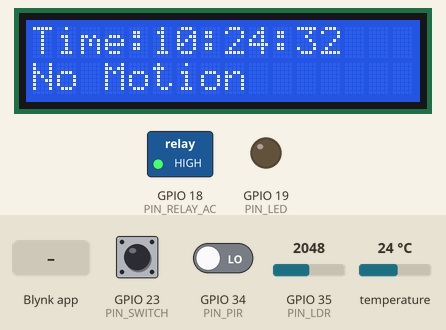
This sketch was run on a simulated ESP32. Parts: 16×2 character LCD, switched loads named in the sketch (green lamp = pin HIGH), output pins drawn as LEDs (lit = HIGH). Inputs (shaded band) come from the test bench; at power-on: GPIO 34 (PIN_PIR) LOW, temperature 24 °C, GPIO 23 (PIN_SWITCH) HIGH, GPIO 35 (PIN_LDR) = 2048. WiFi joins after 1.5 s; servers stay silent unless stated; the local clock reads 2024-03-15 10:24:30 at power-on unless the sketch sets it; EEPROM starts erased.

Above: at 3.0 s.
3.1 s: GPIO 34 (PIN_PIR) driven HIGH
At 5.1 s:
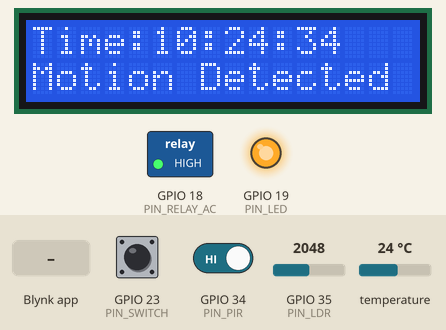
7.1 s: temperature set to 27.5 °C
8.8 s: temperature set to 28.7 °C
At 10.1 s:
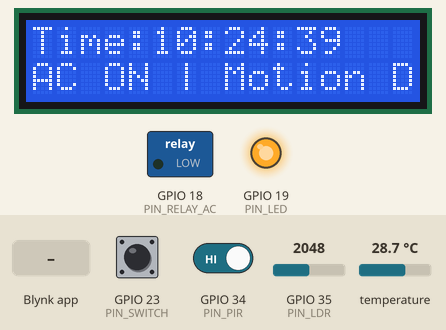
12.8 s: GPIO 23 (PIN_SWITCH) pulled LOW for 0.15 s
At 13.16 s:
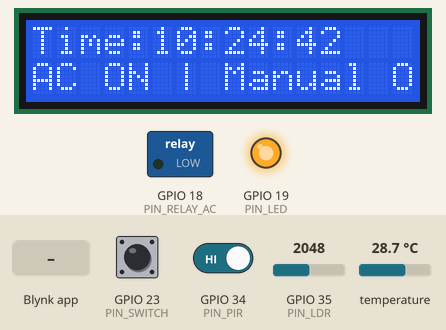
14.9 s: Blynk app writes 1 to V0
At 16.7 s:
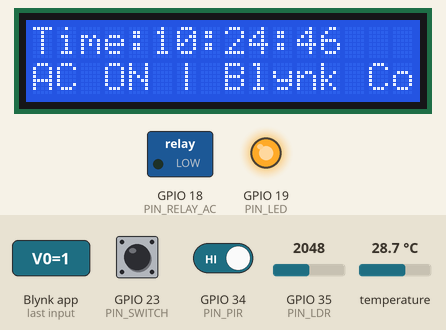
18.9 s: GPIO 34 (PIN_PIR) driven LOW
At 20.9 s:
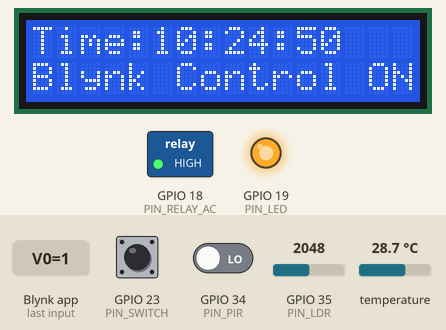
Timing chart, 0 to 22.4 s (numbered marks = the images above; inputs shaded):
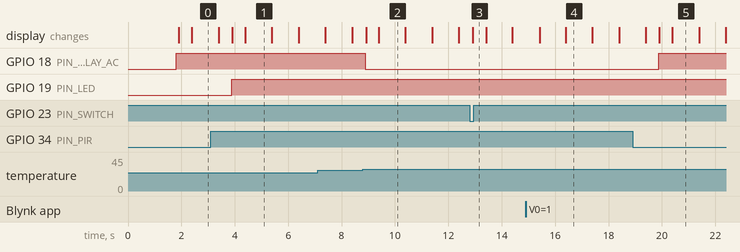

The sketch:

Code.ino
```cpp
// ==== [Blynk IoT Configuration] ====
#define BLYNK_TEMPLATE_ID "TMPL66mF_yaYl"
#define BLYNK_TEMPLATE_NAME "WOWKI"
#define BLYNK_DEVICE_NAME "Smart lightning"
#define BLYNK_AUTH_TOKEN  "YourTokenHere"

// ==== [Library Inclusions] ====
#include <TaskScheduler.h>
#include <WiFi.h>
#include <WiFiClient.h>
#include <BlynkSimpleEsp32.h>
#include <Wire.h>
#include "DHTesp.h"
#include "RTClib.h"
#include <LiquidCrystal_I2C.h>
#include "esp_sleep.h"
#include <EEPROM.h>
#include <Arduino.h>  // for crc32 if needed

// ==== [WiFi Credentials] ====
const char ssid[] = "YourSSID";
const char pass[] = "YourPass";

// ==== [Pin Configuration] ====
constexpr int PIN_DHT22 = 32;
constexpr int PIN_PIR = 34;
constexpr int PIN_LDR = 35;
constexpr int PIN_LED = 19;
constexpr int PIN_SWITCH = 23;
constexpr int PIN_RELAY_AC = 18;

// ==== [Constants] ====
constexpr int BRIGHTNESS_THRESHOLD = 170;
constexpr float TEMP_HIGH = 28.0;
constexpr float TEMP_LOW = 24.0;
constexpr uint64_t SLEEP_DURATION_US = 3000000ULL; // 3 seconds

// ==== [EEPROM Config] ====
constexpr int EEPROM_SIZE = 64;
constexpr uint8_t EEPROM_VERSION = 1;
constexpr int EEPROM_ADDR_SETTINGS = 0;

// ==== [Persistent Settings Struct] ====
struct Settings {
  uint8_t version;
  bool blynkLightOverride;
  bool blynkACOverride;
  uint32_t crc32; // checksum for data integrity

  // Compute CRC32 of struct except crc32 itself
  uint32_t computeCRC() const {
    // Simple crc32 implementation (Arduino built-in CRC32 can be used)
    const uint8_t* data = reinterpret_cast<const uint8_t*>(this);
    uint32_t crc = 0xFFFFFFFF;
    for (size_t i = 0; i < sizeof(Settings) - sizeof(crc32); ++i) {
      crc ^= data[i];
      for (int j = 0; j < 8; j++) {
        if (crc & 1) crc = (crc >> 1) ^ 0xEDB88320;
        else crc >>= 1;
      }
    }
    return ~crc;
  }
};

// ==== [Global Variables] ====
Settings settings;
LiquidCrystal_I2C lcd(0x27, 16, 2);
RTC_DS3231 rtc;
DHTesp dhtSensor;

bool motionDetected = false;
bool acRelayState = false;
enum DisplayState { DISPLAY_MANUAL, DISPLAY_BLYNK, DISPLAY_MOTION, DISPLAY_NO_MOTION, DISPLAY_BRIGHT };
DisplayState currentDisplayState = DISPLAY_NO_MOTION;
String lastLCDMessage = "";

// ==== [Task Prototypes] ====
void taskBlynkRun();
void taskUpdateSensors();
void taskUpdateOutputs();
void taskSleepCheck();

// ==== [TaskScheduler Setup] ====
Scheduler runner;
Task taskBlynk(10, TASK_FOREVER, taskBlynkRun);
Task taskSensors(1000, TASK_FOREVER, taskUpdateSensors);
Task taskOutputs(500, TASK_FOREVER, taskUpdateOutputs);
Task taskSleep(60000, TASK_FOREVER, taskSleepCheck);

// ==== [Helper Function Prototypes] ====
void loadSettings();
void saveSettings();
void applySettings();
void updateLED();
void updateAC(float temperature);
void updateLCD(const DateTime& now);
void displayTime(const DateTime& now);

// ==== [Blynk Virtual Pin Handlers] ====
BLYNK_WRITE(V0) {
  bool val = param.asInt();
  if (settings.blynkLightOverride != val) {
    settings.blynkLightOverride = val;
    saveSettings();
  }
}

BLYNK_WRITE(V1) {
  bool val = param.asInt();
  if (settings.blynkACOverride != val) {
    settings.blynkACOverride = val;
    if (!val) {
      acRelayState = false;
      digitalWrite(PIN_RELAY_AC, HIGH);
    }
    saveSettings();
  }
}

// ==== [Setup] ====
void setup() {
  EEPROM.begin(EEPROM_SIZE);
  loadSettings();

  Blynk.begin(BLYNK_AUTH_TOKEN, ssid, pass);

  pinMode(PIN_PIR, INPUT);
  pinMode(PIN_DHT22, INPUT);
  pinMode(PIN_LDR, INPUT);
  pinMode(PIN_SWITCH, INPUT_PULLUP);
  pinMode(PIN_RELAY_AC, OUTPUT);
  pinMode(PIN_LED, OUTPUT);

  digitalWrite(PIN_RELAY_AC, HIGH); // Relay OFF initially

  dhtSensor.setup(PIN_DHT22, DHTesp::DHT22);
  lcd.init();
  lcd.backlight();
  Wire.begin();

  if (!rtc.begin()) {
    lcd.print("RTC not found!");
    while (true);
  }
  if (rtc.lostPower()) {
    lcd.print("RTC Reset...");
    rtc.adjust(DateTime(2025, 8, 1, 16, 0, 0));
    delay(2000);
  }
  lcd.clear();

  applySettings();

  runner.init();
  runner.addTask(taskBlynk);
  runner.addTask(taskSensors);
  runner.addTask(taskOutputs);
  runner.addTask(taskSleep);

  taskBlynk.enable();
  taskSensors.enable();
  taskOutputs.enable();
  taskSleep.enable();
}

// ==== [Main Loop] ====
void loop() {
  runner.execute();
}

// ==== [Task Implementations] ====
void taskBlynkRun() {
  Blynk.run();
}

void taskUpdateSensors() {
  motionDetected = (digitalRead(PIN_PIR) == HIGH);
}

void taskUpdateOutputs() {
  DateTime now = rtc.now();
  bool manualOverride = (digitalRead(PIN_SWITCH) == LOW);
  bool isBright = (analogRead(PIN_LDR) < BRIGHTNESS_THRESHOLD);
  float temperature = dhtSensor.getTemperature();

  // Update LED
  updateLED();

  // Update AC
  if (settings.blynkACOverride) {
    digitalWrite(PIN_RELAY_AC, LOW);
    acRelayState = true;
  } else {
    updateAC(temperature);
  }

  // Determine display state
  if (manualOverride) currentDisplayState = DISPLAY_MANUAL;
  else if (settings.blynkLightOverride) currentDisplayState = DISPLAY_BLYNK;
  else if (motionDetected) currentDisplayState = DISPLAY_MOTION;
  else if (isBright) currentDisplayState = DISPLAY_BRIGHT;
  else currentDisplayState = DISPLAY_NO_MOTION;

  updateLCD(now);
}

void taskSleepCheck() {
  DateTime now = rtc.now();
  if (now.hour() < 6 || now.hour() > 23) {
    esp_sleep_enable_timer_wakeup(SLEEP_DURATION_US);
    esp_light_sleep_start();
  }
}

// ==== [Helper Functions] ====
void loadSettings() {
  EEPROM.get(EEPROM_ADDR_SETTINGS, settings);
  if (settings.version != EEPROM_VERSION || settings.computeCRC() != settings.crc32) {
    // Invalid or uninitialized EEPROM, load defaults
    settings.version = EEPROM_VERSION;
    settings.blynkLightOverride = false;
    settings.blynkACOverride = false;
    saveSettings();
  }
}

void saveSettings() {
  settings.crc32 = settings.computeCRC();
  EEPROM.put(EEPROM_ADDR_SETTINGS, settings);
  EEPROM.commit();
}

void applySettings() {
  if (settings.blynkLightOverride) digitalWrite(PIN_LED, HIGH);
  else digitalWrite(PIN_LED, LOW);

  if (settings.blynkACOverride) {
    digitalWrite(PIN_RELAY_AC, LOW);
    acRelayState = true;
  } else {
    digitalWrite(PIN_RELAY_AC, HIGH);
    acRelayState = false;
  }
}

void updateLED() {
  bool manualOverride = (digitalRead(PIN_SWITCH) == LOW);
  bool isBright = (analogRead(PIN_LDR) < BRIGHTNESS_THRESHOLD);

  if (settings.blynkLightOverride || manualOverride || (!isBright && motionDetected)) {
    digitalWrite(PIN_LED, HIGH);
  } else {
    digitalWrite(PIN_LED, LOW);
  }
}

void updateAC(float temperature) {
  if (motionDetected && !acRelayState && temperature > TEMP_HIGH) {
    acRelayState = true;
    digitalWrite(PIN_RELAY_AC, LOW);
  } else if (acRelayState && (temperature < TEMP_LOW || !motionDetected)) {
    acRelayState = false;
    digitalWrite(PIN_RELAY_AC, HIGH);
  }
}

void updateLCD(const DateTime& now) {
  displayTime(now);

  String status;
  switch (currentDisplayState) {
    case DISPLAY_MANUAL: status = "Manual Override "; break;
    case DISPLAY_BLYNK: status = "Blynk Control ON"; break;
    case DISPLAY_MOTION: status = "Motion Detected "; break;
    case DISPLAY_NO_MOTION: status = "No Motion      "; break;
    case DISPLAY_BRIGHT: status = "Room is Bright "; break;
  }
  if (acRelayState) status = "AC ON | " + status;

  if (status != lastLCDMessage) {
    lcd.setCursor(0, 1);
    lcd.print(status);
    lastLCDMessage = status;
  }
}

void displayTime(const DateTime& now) {
  char timeBuffer[17];
  snprintf(timeBuffer, sizeof(timeBuffer), "Time:%02d:%02d:%02d", now.hour(), now.minute(), now.second());
  lcd.setCursor(0, 0);
  lcd.print(timeBuffer);
}
```

Measured:
- the behaviour switches between 28 and 28.1 °C on temperature (found by bisection; images 1 and 2)
- after the input at 3.1 s, GPIO 19 (PIN_LED): LOW → HIGH after 0.78 s; the display: first differs from a run without the input after 0.81 s (image 1 shows a later state)
- after the input at 8.8 s, GPIO 18 (PIN_RELAY_AC): HIGH → LOW after 0.08 s; the display: first changes after 0.12 s (image 2 shows a later state)
- after the input at 12.8 s, the display: changes after 0.12 s (image 3)
- after the input at 14.9 s, the display: first changes after 0.52 s (image 4 shows a later state)
- after the input at 18.9 s, GPIO 18 (PIN_RELAY_AC): LOW → HIGH after 0.98 s; the display: first differs from a run without the input after 1.0 s (image 5 shows a later state)
- what the display in image 1 shows lasts 1.0 s, from 4.4 s to 5.4 s
